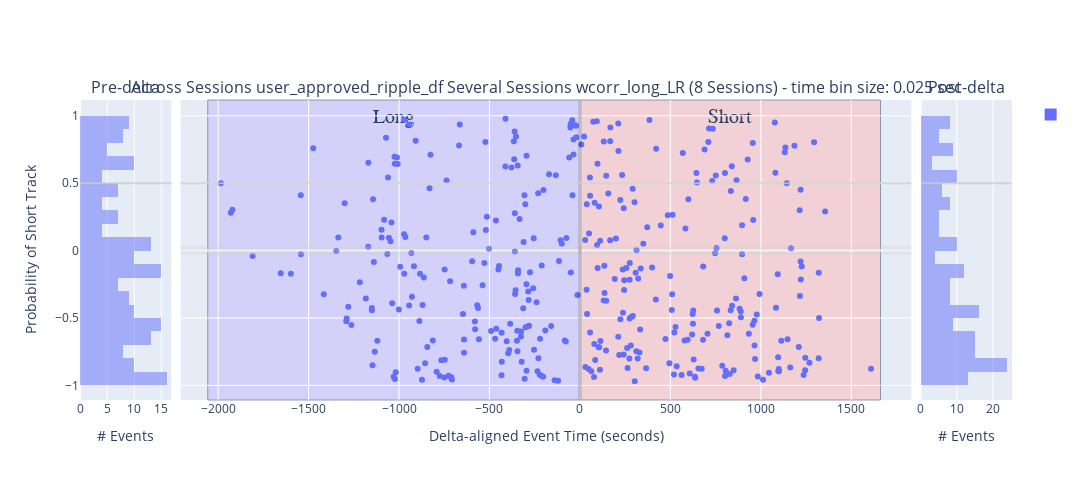

Notebook cell for this chart:
### Code cell
## User non-selected:
scatter_title = f'user_approved_ripple_df Several Sessions {variable_name}'
# variable_name = 'wcorr_abs_diff'
px_scatter_kwargs = {'x': 'delta_aligned_start_t', 'y': variable_name, 'title': scatter_title, 'range_y': [0.0, 1.0], 'labels': {'session_name': 'Session', 'time_bin_size': 'tbin_size'}} # , 'color': 'time_bin_size'
new_fig_ripples, figure_context = plotly_pre_post_delta_scatter(data_results_df=deepcopy(user_approved_ripple_df), out_scatter_fig=None, histogram_bins=histogram_bins,
                        px_scatter_kwargs=px_scatter_kwargs, histogram_variable_name=variable_name, forced_range_y=None,
                        time_delta_tuple=(earliest_delta_aligned_t_start, 0.0, latest_delta_aligned_t_end), is_dark_mode=is_dark_mode)
_extras_output_dict["y_mid_line"] = new_fig_ripples.add_hline(y=0.5, line=dict(color="rgba(0.8,0.8,0.8,.75)", width=2), row='all', col='all')
new_fig_ripples.update_layout(fig_size_kwargs)
new_fig_ripples

### Figure 1 — Plotly figure (JSON) as saved in the notebook; plotly's stock layout.template omitted (floating-point values rounded to 4 significant figures; data arrays with more than 128 entries replaced by an {"elided": "..."} marker saying what was removed)
{"data": [{"alignmentgroup": "True", "bingroup": "y", "hovertemplate": "count=%{x}<br>wcorr_long_LR=%{y}<extra></extra>", "legendgroup": "", "marker": {"color": "#636efa", "opacity": 0.5, "pattern": {"shape": ""}}, "name": "", "nbinsy": 25, "offsetgroup": "", "orientation": "h", "showlegend": true, "type": "histogram", "xaxis": "x", "y": {"elided": "184 float values"}, "yaxis": "y"}, {"hovertemplate": "delta_aligned_start_t=%{x}<br>wcorr_long_LR=%{y}<extra></extra>", "legendgroup": "", "marker": {"color": "#636efa", "symbol": "circle"}, "mode": "markers", "name": "", "orientation": "v", "showlegend": false, "type": "scatter", "x": {"elided": "377 float values"}, "xaxis": "x2", "y": {"elided": "377 float values"}, "yaxis": "y2"}, {"alignmentgroup": "True", "bingroup": "y", "hovertemplate": "count=%{x}<br>wcorr_long_LR=%{y}<extra></extra>", "legendgroup": "", "marker": {"color": "#636efa", "opacity": 0.5, "pattern": {"shape": ""}}, "name": "", "nbinsy": 25, "offsetgroup": "", "orientation": "h", "showlegend": false, "type": "histogram", "xaxis": "x3", "y": {"elided": "193 float values"}, "yaxis": "y3"}], "layout": {"annotations": [{"font": {"size": 16}, "showarrow": false, "text": "Pre-delta", "x": 0.049, "xanchor": "center", "xref": "paper", "y": 1, "yanchor": "bottom", "yref": "paper"}, {"font": {"size": 16}, "showarrow": false, "text": "Across Sessions user_approved_ripple_df Several Sessions wcorr_long_LR (8 Sessions) - time bin size: 0.025 sec", "x": 0.5, "xanchor": "center", "xref": "paper", "y": 1, "yanchor": "bottom", "yref": "paper"}, {"font": {"size": 16}, "showarrow": false, "text": "Post-delta", "x": 0.951, "xanchor": "center", "xref": "paper", "y": 1, "yanchor": "bottom", "yref": "paper"}], "barmode": "overlay", "height": 480, "shapes": [{"line": {"color": "rgba(0.8,0.8,0.8,.25)", "width": 9}, "type": "line", "x0": 0, "x1": 1, "xref": "x2 domain", "y0": 0, "y1": 0, "yref": "y2"}, {"line": {"color": "rgba(1,1,1,.25)", "width": 3}, "type": "line", "x0": 0, "x1": 0, "xref": "x2", "y0": 0, "y1": 1, "yref": "y2 domain"}, {"fillcolor": "#c2b8ff", "label": {"font": {"family": "Times New Roman", "size": 20}, "text": "Long", "textposition": "top center"}, "layer": "below", "line": {"width": 1}, "opacity": 0.5, "type": "rect", "x0": -2057.0, "x1": 0, "xref": "x2", "y0": 0, "y1": 1, "yref": "y2 domain"}, {"fillcolor": "#ffb8b8", "label": {"font": {"family": "Times New Roman", "size": 20}, "text": "Short", "textposition": "top center"}, "layer": "below", "line": {"width": 1}, "opacity": 0.5, "type": "rect", "x0": 0, "x1": 1662.0, "xref": "x2", "y0": 0, "y1": 1, "yref": "y2 domain"}, {"line": {"color": "rgba(0.8,0.8,0.8,.75)", "width": 2}, "type": "line", "x0": 0, "x1": 1, "xref": "x domain", "y0": 0.5, "y1": 0.5, "yref": "y"}, {"line": {"color": "rgba(0.8,0.8,0.8,.75)", "width": 2}, "type": "line", "x0": 0, "x1": 1, "xref": "x2 domain", "y0": 0.5, "y1": 0.5, "yref": "y2"}, {"line": {"color": "rgba(0.8,0.8,0.8,.75)", "width": 2}, "type": "line", "x0": 0, "x1": 1, "xref": "x3 domain", "y0": 0.5, "y1": 0.5, "yref": "y3"}], "width": 1920, "xaxis": {"anchor": "y", "domain": [0, 0.098], "title": {"text": "# Events"}}, "xaxis2": {"anchor": "y2", "domain": [0.108, 0.892], "title": {"text": "Delta-aligned Event Time (seconds)"}}, "xaxis3": {"anchor": "y3", "domain": [0.902, 1], "title": {"text": "# Events"}}, "yaxis": {"anchor": "x", "domain": [0, 1], "title": {"text": "Probability of Short Track"}}, "yaxis2": {"anchor": "x2", "domain": [0, 1], "matches": "y", "showticklabels": false}, "yaxis3": {"anchor": "x3", "domain": [0, 1], "matches": "y", "showticklabels": false}}}
